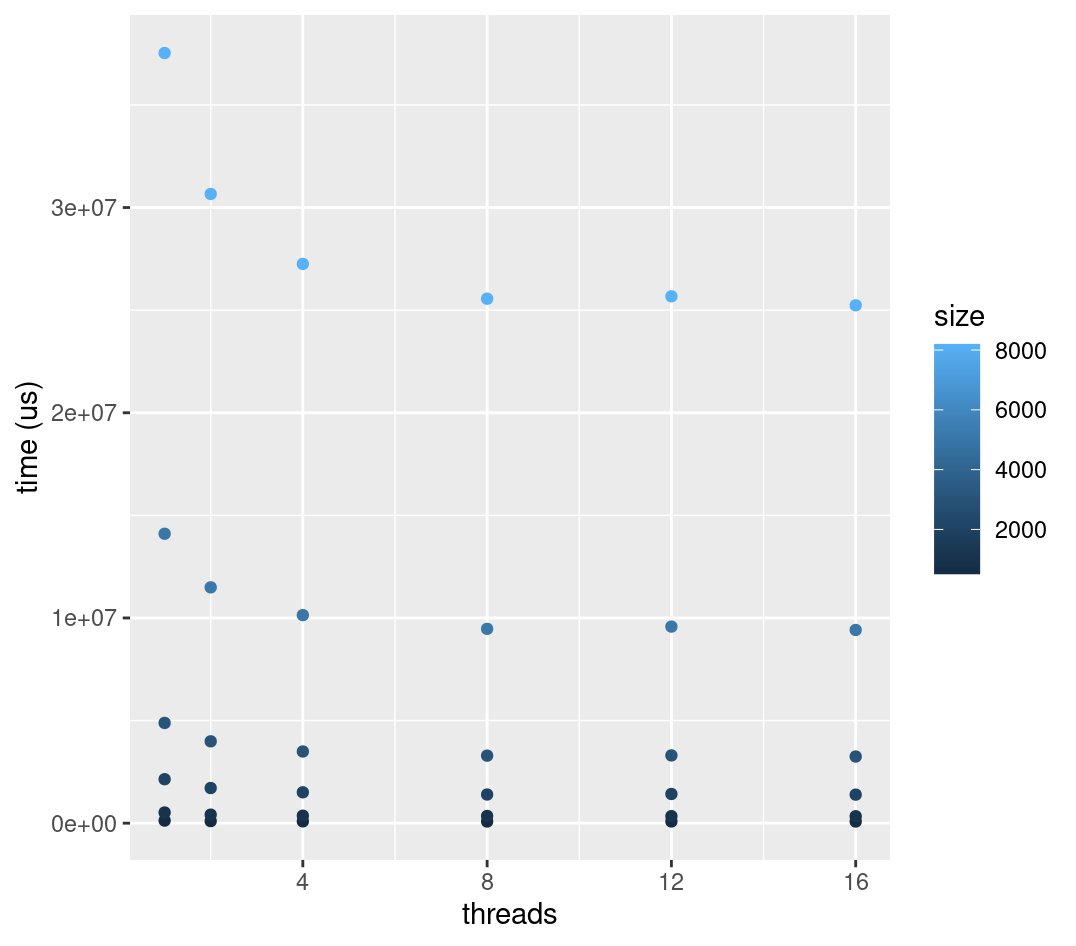

Source code (R):
data <- read_csv("timingscsv_averaged.csv")
data %>%
  ggplot(aes(threads, time, color = size)) +
  geom_point() +
  ylab("time (us)")
